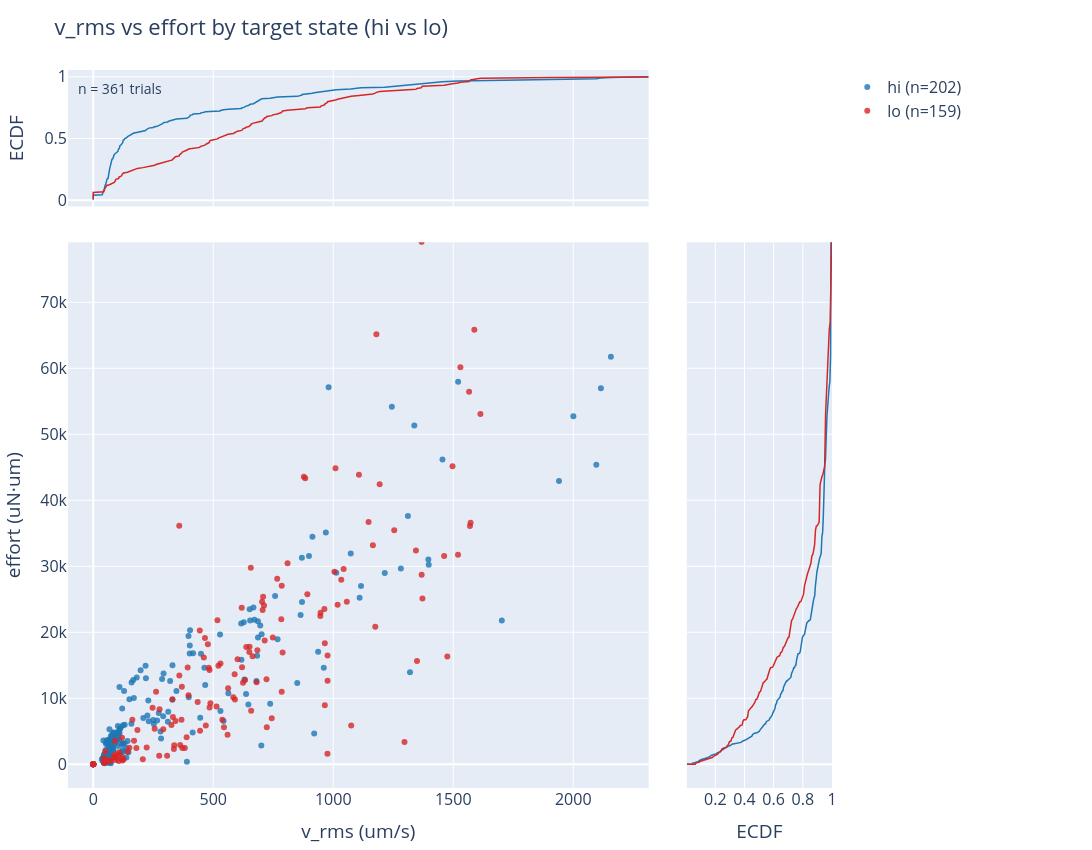

The code cell stored with this chart in its notebook:
### Code cell
# v_rms vs effort with marginal ECDFs, colored by pyasState
state_colors = {'hi': '#1f77b4', 'lo': '#d62728'}
state_cats = [s for s in ['hi', 'lo'] if s in all_vigor['pyasState'].unique()]

fig = make_subplots(
    rows=2, cols=2,
    column_widths=[0.80, 0.20],
    row_heights=[0.20, 0.80],
    specs=[[{"type": "scatter"}, None],
           [{"type": "scatter"}, {"type": "scatter"}]],
    horizontal_spacing=0.05, vertical_spacing=0.05,
)

for st in state_cats:
    sel = all_vigor['pyasState'] == st
    n_st = sel.sum()
    fig.add_trace(
        go.Scatter(
            x=all_vigor.loc[sel, 'v_rms'],
            y=all_vigor.loc[sel, 'effort'],
            mode='markers',
            name=f'{st} (n={n_st})',
            marker=dict(color=state_colors[st], size=6, opacity=0.8),
            hovertext=all_vigor.loc[sel, 'trial_number'].astype(str) + ' ' + all_vigor.loc[sel, 'dfc'],
            hovertemplate="v_rms=%{x:.1f}<br>effort=%{y:.1f}<br>%{hovertext}<extra></extra>",
        ),
        row=2, col=1,
    )

for st in state_cats:
    sel = all_vigor['pyasState'] == st
    # Top ECDF
    vals = np.sort(all_vigor.loc[sel, 'v_rms'].dropna().values)
    ecdf_y = np.arange(1, len(vals) + 1) / len(vals)
    fig.add_trace(go.Scatter(x=vals, y=ecdf_y, mode='lines',
                  line=dict(color=state_colors[st], width=1.5), showlegend=False), row=1, col=1)
    # Right ECDF
    vals = np.sort(all_vigor.loc[sel, 'effort'].dropna().values)
    ecdf_x = np.arange(1, len(vals) + 1) / len(vals)
    fig.add_trace(go.Scatter(x=ecdf_x, y=vals, mode='lines',
                  line=dict(color=state_colors[st], width=1.5), showlegend=False), row=2, col=2)

fig.add_annotation(text=f'n = {len(all_vigor)} trials',
                   xref='paper', yref='paper', x=0.01, y=0.99,
                   showarrow=False, font=dict(size=14))

fig.update_layout(
    width=1100, height=850, title='v_rms vs effort by target state (hi vs lo)',
    margin=dict(l=60, r=260, t=70, b=50), font=dict(size=16),
)
fig.update_xaxes(title_text='v_rms (um/s)', row=2, col=1)
fig.update_yaxes(title_text='effort (uN·um)', row=2, col=1)
fig.update_xaxes(showticklabels=False, row=1, col=1)
fig.update_yaxes(title_text='ECDF', row=1, col=1)
fig.update_yaxes(showticklabels=False, row=2, col=2)
fig.update_xaxes(title_text='ECDF', row=2, col=2)

# Set shared limits for the marginal histogram plots                                                                    
x_range = [all_vigor['v_rms'].quantile(0.99)*-.05, all_vigor['v_rms'].quantile(0.99) * 1.1]                                                                
y_range = [all_vigor['effort'].quantile(0.99)*-.05, all_vigor['effort'].quantile(0.99) * 1.1]                                                                                                                                                                                       
fig.update_xaxes(range=x_range, row=1, col=1)  # top hist                                                               
fig.update_xaxes(range=x_range, row=2, col=1)  # scatter                                                                
fig.update_yaxes(range=y_range, row=2, col=1)  # scatter                                                                
fig.update_yaxes(range=y_range, row=2, col=2)  # right hist  

fig.write_image('./Figure3/success_v_rms_vs_effort_by_state.svg')
fig.show()

### Figure 1 — Plotly figure (JSON) as saved in the notebook; plotly's stock layout.template omitted (floating-point values rounded to 4 significant figures; data arrays with more than 128 entries replaced by an {"elided": "..."} marker saying what was removed)
{"data": [{"hovertemplate": "v_rms=%{x:.1f}<br>effort=%{y:.1f}<br>%{hovertext}<extra></extra>", "hovertext": {"elided": "202 str values"}, "marker": {"color": "#1f77b4", "opacity": 0.8, "size": 6}, "mode": "markers", "name": "hi (n=202)", "type": "scatter", "x": {"elided": "202 float values"}, "xaxis": "x2", "y": {"elided": "202 float values"}, "yaxis": "y2"}, {"hovertemplate": "v_rms=%{x:.1f}<br>effort=%{y:.1f}<br>%{hovertext}<extra></extra>", "hovertext": {"elided": "159 str values"}, "marker": {"color": "#d62728", "opacity": 0.8, "size": 6}, "mode": "markers", "name": "lo (n=159)", "type": "scatter", "x": {"elided": "159 float values"}, "xaxis": "x2", "y": {"elided": "159 float values"}, "yaxis": "y2"}, {"line": {"color": "#1f77b4", "width": 1.5}, "mode": "lines", "showlegend": false, "type": "scatter", "x": {"elided": "202 float values"}, "xaxis": "x", "y": {"elided": "202 float values"}, "yaxis": "y"}, {"line": {"color": "#1f77b4", "width": 1.5}, "mode": "lines", "showlegend": false, "type": "scatter", "x": {"elided": "202 float values"}, "xaxis": "x3", "y": {"elided": "202 float values"}, "yaxis": "y3"}, {"line": {"color": "#d62728", "width": 1.5}, "mode": "lines", "showlegend": false, "type": "scatter", "x": {"elided": "159 float values"}, "xaxis": "x", "y": {"elided": "159 float values"}, "yaxis": "y"}, {"line": {"color": "#d62728", "width": 1.5}, "mode": "lines", "showlegend": false, "type": "scatter", "x": {"elided": "159 float values"}, "xaxis": "x3", "y": {"elided": "159 float values"}, "yaxis": "y3"}], "layout": {"annotations": [{"font": {"size": 14}, "showarrow": false, "text": "n = 361 trials", "x": 0.01, "xref": "paper", "y": 0.99, "yref": "paper"}], "font": {"size": 16}, "height": 850, "margin": {"b": 50, "l": 60, "r": 260, "t": 70}, "title": {"text": "v_rms vs effort by target state (hi vs lo)"}, "width": 1100, "xaxis": {"anchor": "y", "domain": [0, 0.76], "range": [-105.2, 2314.0], "showticklabels": false}, "xaxis2": {"anchor": "y2", "domain": [0, 0.76], "range": [-105.2, 2314.0], "title": {"text": "v_rms (um/s)"}}, "xaxis3": {"anchor": "y3", "domain": [0.81, 1], "title": {"text": "ECDF"}}, "yaxis": {"anchor": "x", "domain": [0.81, 1], "title": {"text": "ECDF"}}, "yaxis2": {"anchor": "x2", "domain": [0, 0.76], "range": [-3595.0, 79080.0], "title": {"text": "effort (uN·um)"}}, "yaxis3": {"anchor": "x3", "domain": [0, 0.76], "range": [-3595.0, 79080.0], "showticklabels": false}}}
